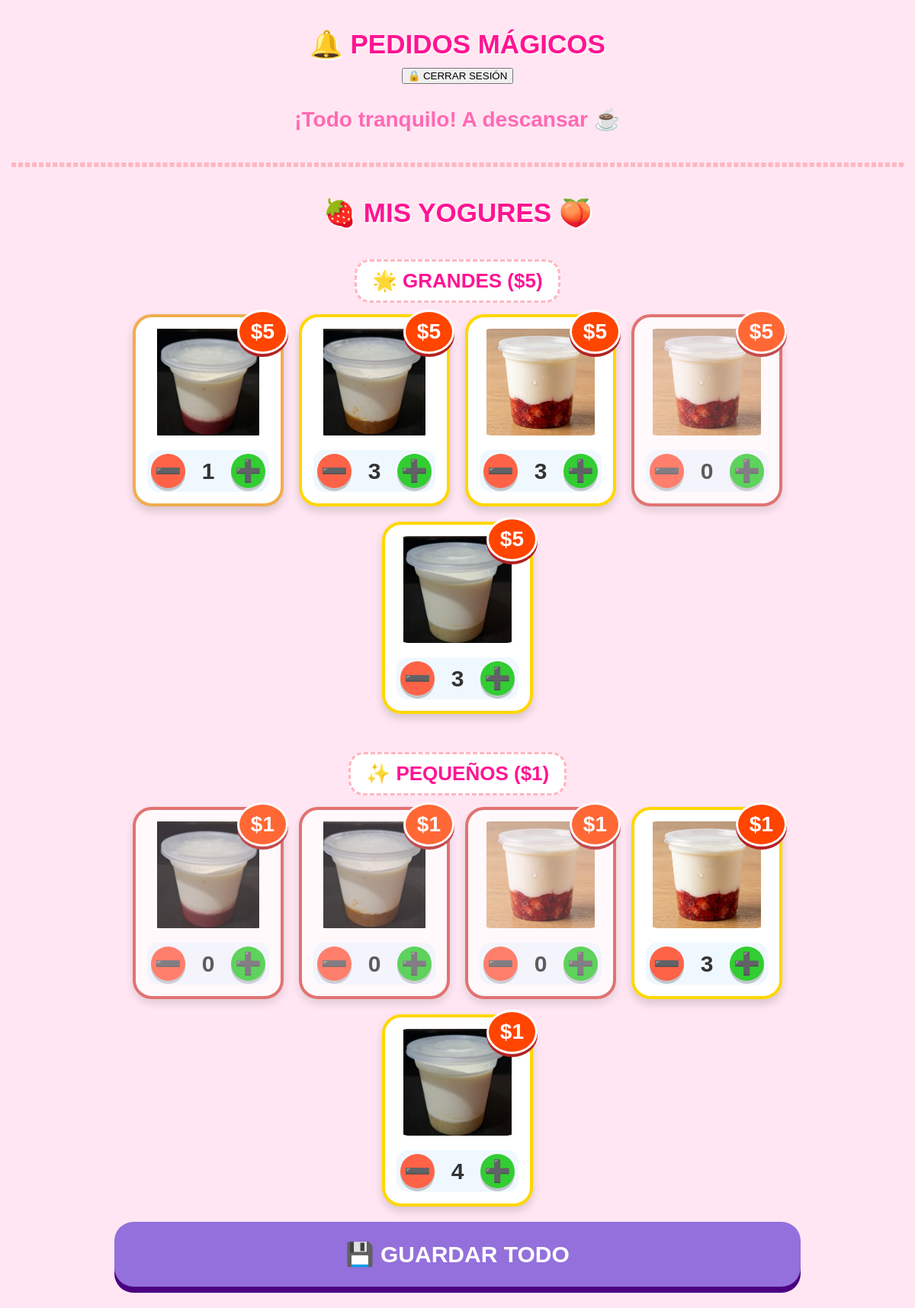
/abuela (signed in), run on an earlier commit of the app's database.
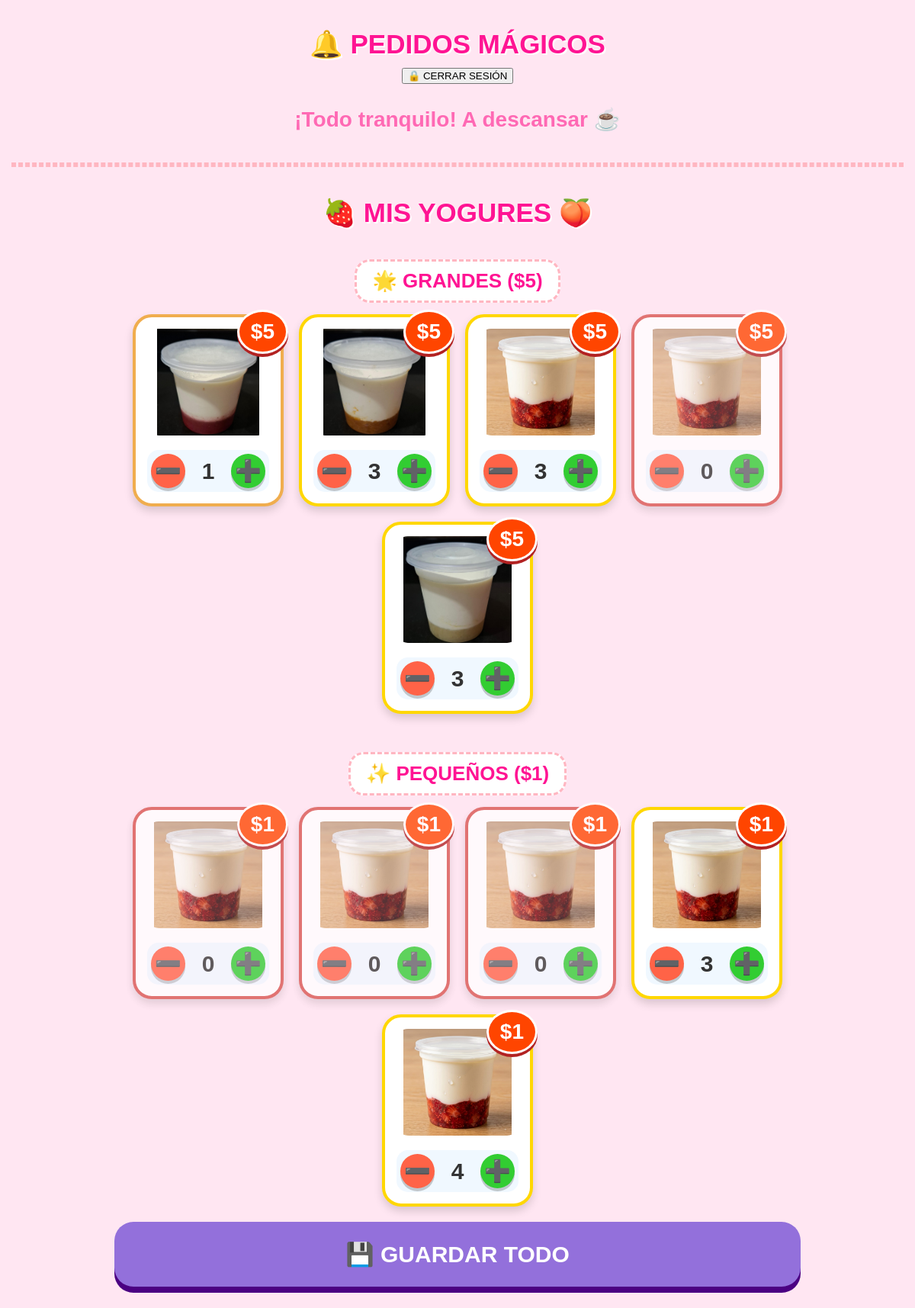
And on a later commit of the database.
### tables this page shows
CREATE TABLE productos (
                    id INTEGER PRIMARY KEY AUTOINCREMENT,
                    sabor TEXT NOT NULL,
                    tamano TEXT NOT NULL,
                    precio_usd REAL NOT NULL,
                    cantidad_disponible INTEGER NOT NULL,
                    imagen TEXT NOT NULL
                );

### app.py (the view)
@app.route('/abuela')
def panel_abuela():
    if not session.get("abuela_autenticada"):
        return redirect(url_for("login_abuela"))
    conn = conectar_base_datos()
    c = conn.cursor()
    ejecutar(c, "SELECT * FROM pedidos WHERE estado = 'PENDIENTE'")
    pedidos = c.fetchall()
    ejecutar(c, "SELECT * FROM productos")
    productos = c.fetchall()
    conn.close()
    return render_template(
        'abuela.html',
        pedidos=pedidos,
        productos=productos,
        csrf_token=token_csrf(),
        vapid_public_key=VAPID_PUBLIC_KEY
    )

### app.py (called while the page is built)
def token_csrf():
    if "csrf_token" not in session:
        session["csrf_token"] = secrets.token_urlsafe(32)
    return session["csrf_token"]

@app.after_request
def aplicar_cabeceras_seguridad(respuesta):
    respuesta.headers["X-Content-Type-Options"] = "nosniff"
    respuesta.headers["X-Frame-Options"] = "DENY"
    respuesta.headers["Referrer-Policy"] = "strict-origin-when-cross-origin"
    respuesta.headers["Permissions-Policy"] = "camera=(), microphone=(), geolocation=()"
    respuesta.headers["Content-Security-Policy"] = (
        "default-src 'self'; img-src 'self' data:; style-src 'self' 'unsafe-inline'; "
        "script-src 'self' 'unsafe-inline'; frame-ancestors 'none'"
    )
    if request.is_secure:
        respuesta.headers["Strict-Transport-Security"] = "max-age=31536000"
    if request.path.startswith("/abuela") or request.path.startswith("/entregar"):
        respuesta.headers["Cache-Control"] = "no-store"
    return respuesta

def conectar_base_datos():
    if DATABASE_URL:
        if psycopg2 is None:
            raise RuntimeError("Falta instalar psycopg2-binary para usar Supabase")
        return psycopg2.connect(DATABASE_URL, cursor_factory=RealDictCursor)
    conn = sqlite3.connect(DB_NAME)
    conn.row_factory = sqlite3.Row
    return conn

def ejecutar(cursor, consulta, parametros=()):
    if DATABASE_URL:
        consulta = consulta.replace("?", "%s")
    if parametros:
        cursor.execute(consulta, parametros)
    else:
        cursor.execute(consulta)

### templates/abuela.html (shortened to what this page needs)
<!DOCTYPE html>
<html>
<head>
</head>
<body>
    <h1>🔔 PEDIDOS MÁGICOS</h1>
    <form action="{{ url_for('logout_abuela') }}" method="POST">
        <button type="submit">🔒 CERRAR SESIÓN</button>
    </form>
    {% if pedidos|length == 0 %}
        <div style="color: #ff69b4; font-size: 28px; font-weight: bold; margin: 30px 0;">¡Todo tranquilo! A descansar ☕</div>
    {% endif %}
    <hr>
    <div class="seccion-inventario">
        <h1>🍓 MIS YOGURES 🍑</h1>
        <form action="/actualizar_inventario" method="POST">
            <div class="titulo-separador">🌟 GRANDES ($5)</div>
            <div class="inventario-grid">
                {% for prod in productos %}
                    {% if prod['tamano'] == 'Grande' %}
                    <div class="inv-card" data-stock="{% if prod['cantidad_disponible'] == 0 %}0{% elif prod['cantidad_disponible'] <= 2 %}low{% else %}ok{% endif %}">
                        <img src="{{ url_for('static', filename=prod['imagen']) }}" alt="Yogur de {{ prod['sabor'] }} grande" class="img-yogur">
                        <div class="precio-badge">${{ prod['precio_usd'] | int }}</div>
                        <div class="controles">
                            <button type="button" class="btn-ludico btn-menos" aria-label="Disminuir cantidad" onclick="cambiarCantidad('{{ prod['id'] }}', -1)">➖</button>
                            <input class="inv-input" id="cant-{{ prod['id'] }}" type="text" name="{{ prod['id'] }}" value="{{ prod['cantidad_disponible'] }}" readonly>
                            <button type="button" class="btn-ludico btn-mas" aria-label="Aumentar cantidad" onclick="cambiarCantidad('{{ prod['id'] }}', 1)">➕</button>
                        </div>
                    </div>
                    {% endif %}
                {% endfor %}
            </div>
            <div class="titulo-separador">✨ PEQUEÑOS ($1)</div>
            <div class="inventario-grid">
                {% for prod in productos %}
                    {% if prod['tamano'] == 'Pequeño' %}
                    <div class="inv-card" data-stock="{% if prod['cantidad_disponible'] == 0 %}0{% elif prod['cantidad_disponible'] <= 2 %}low{% else %}ok{% endif %}">
                        <img src="{{ url_for('static', filename=prod['imagen']) }}" alt="Yogur de {{ prod['sabor'] }} pequeño" class="img-yogur">
                        <div class="precio-badge">${{ prod['precio_usd'] | int }}</div>
                        <div class="controles">
                            <button type="button" class="btn-ludico btn-menos" aria-label="Disminuir cantidad" onclick="cambiarCantidad('{{ prod['id'] }}', -1)">➖</button>
                            <input class="inv-input" id="cant-{{ prod['id'] }}" type="text" name="{{ prod['id'] }}" value="{{ prod['cantidad_disponible'] }}" readonly>
                            <button type="button" class="btn-ludico btn-mas" aria-label="Aumentar cantidad" onclick="cambiarCantidad('{{ prod['id'] }}', 1)">➕</button>
                        </div>
                    </div>
                    {% endif %}
                {% endfor %}
            </div>
            <button class="btn-guardar-todo" type="submit">💾 GUARDAR TODO</button>
        </form>
    </div>
</body>
</html>

### templates/abuela.html (style rules this page uses)
body { font-family: 'Comic Sans MS', 'Fredoka One', cursive, sans-serif; background-color: #ffe6f2; color: #333; text-align: center; margin: 0; padding: 15px; padding-bottom: 50px; }
h1 { font-size: 35px; color: #ff1493; text-shadow: 2px 2px 0px #fff; margin-bottom: 10px; }
hr { border: 3px dashed #ffb6c1; margin: 40px 0; }
.seccion-inventario { max-width: 900px; margin: 0 auto; }
.titulo-separador { background-color: #fff; color: #ff1493; display: inline-block; padding: 10px 20px; border-radius: 20px; border: 3px dashed #ffb6c1; font-size: 26px; margin: 30px 0 15px 0; font-weight: bold; }
.inventario-grid { display: flex; flex-wrap: wrap; justify-content: center; gap: 20px; margin-bottom: 20px; }
.inv-card { background: white; padding: 15px; border-radius: 25px; box-shadow: 0 6px 12px rgba(0,0,0,0.15); width: 160px; position: relative; border: 4px solid #ffd700; }
.img-yogur { width: 100%; height: 140px; object-fit: contain; border-radius: 15px; background-color: transparent; }
.precio-badge { position: absolute; top: -10px; right: -10px; background: #ff4500; color: white; font-size: 28px; font-weight: 900; padding: 10px 15px; border-radius: 50%; box-shadow: 0 4px 0px #b22222; border: 3px solid white; }
.controles { display: flex; justify-content: space-between; align-items: center; margin-top: 15px; background: #f0f8ff; border-radius: 15px; padding: 5px; }
.btn-ludico { font-size: 28px; width: 45px; height: 45px; border: none; border-radius: 50%; cursor: pointer; display: flex; justify-content: center; align-items: center; color: white; font-weight: bold; box-shadow: 0 4px 0px rgba(0,0,0,0.2); }
.btn-menos { background-color: #ff6347; }
.btn-mas { background-color: #32cd32; }
.inv-input { width: 40px; font-size: 30px; text-align: center; border: none; background: transparent; font-weight: 900; color: #333; pointer-events: none; }
.btn-guardar-todo { background-color: #9370db; color: white; border: none; padding: 25px; font-size: 30px; border-radius: 25px; cursor: pointer; font-weight: 900; width: 100%; margin-top: 20px; box-shadow: 0 8px 0px #4b0082; text-transform: uppercase; display: flex; justify-content: center; align-items: center; gap: 10px; }
.inv-card { transition: transform .18s ease, box-shadow .18s ease; }
.inv-card[data-stock="0"] { border-color: #d9534f; opacity: .78; }
.inv-card[data-stock="low"] { border-color: #f0ad4e; }

What changed in the data, as far as the page shows it:
changed productos (number 6 of 10 on the later page): imagen: a different picture
changed productos (number 7 of 10 on the later page): imagen: a different picture
changed productos (number 10 of 10 on the later page): imagen: a different picture
